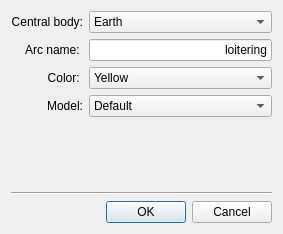
<?xml version="1.0" encoding="UTF-8"?>
<ui version="4.0">
 <class>missionAspectDialog</class>
 <widget class="QDialog" name="missionAspectDialog">
  <property name="geometry">
   <rect>
    <x>0</x>
    <y>0</y>
    <width>283</width>
    <height>234</height>
   </rect>
  </property>
  <property name="minimumSize">
   <size>
    <width>283</width>
    <height>234</height>
   </size>
  </property>
  <property name="maximumSize">
   <size>
    <width>283</width>
    <height>234</height>
   </size>
  </property>
  <property name="windowTitle">
   <string>Arc aspect</string>
  </property>
  <layout class="QGridLayout" name="gridLayout_2">
   <item row="0" column="0">
    <layout class="QGridLayout" name="gridLayout">
     <item row="1" column="0">
      <widget class="QLabel" name="labelArcName">
       <property name="text">
        <string>Arc name: </string>
       </property>
       <property name="alignment">
        <set>Qt::AlignRight|Qt::AlignTrailing|Qt::AlignVCenter</set>
       </property>
      </widget>
     </item>
     <item row="1" column="1">
      <widget class="QLineEdit" name="lineEditArcName">
       <property name="text">
        <string>loitering</string>
       </property>
       <property name="alignment">
        <set>Qt::AlignRight|Qt::AlignTrailing|Qt::AlignVCenter</set>
       </property>
      </widget>
     </item>
     <item row="2" column="0">
      <widget class="QLabel" name="labelColor">
       <property name="text">
        <string>Color: </string>
       </property>
       <property name="alignment">
        <set>Qt::AlignRight|Qt::AlignTrailing|Qt::AlignVCenter</set>
       </property>
      </widget>
     </item>
     <item row="2" column="1">
      <widget class="QComboBox" name="comboBoxColorPicker">
       <item>
        <property name="text">
         <string>Yellow</string>
        </property>
        <property name="icon">
         <iconset resource="../../iconary/sta-icons.qrc">
          <normaloff>:/icons/colorYELLOW.png</normaloff>:/icons/colorYELLOW.png</iconset>
        </property>
       </item>
       <item>
        <property name="text">
         <string>Red</string>
        </property>
        <property name="icon">
         <iconset resource="../../iconary/sta-icons.qrc">
          <normaloff>:/icons/colorRED.png</normaloff>:/icons/colorRED.png</iconset>
        </property>
       </item>
       <item>
        <property name="text">
         <string>Green</string>
        </property>
        <property name="icon">
         <iconset resource="../../iconary/sta-icons.qrc">
          <normaloff>:/icons/colorGREEN.png</normaloff>:/icons/colorGREEN.png</iconset>
        </property>
       </item>
       <item>
        <property name="text">
         <string>Blue</string>
        </property>
        <property name="icon">
         <iconset resource="../../iconary/sta-icons.qrc">
          <normaloff>:/icons/colorBLUE.png</normaloff>:/icons/colorBLUE.png</iconset>
        </property>
       </item>
       <item>
        <property name="text">
         <string>Magenta</string>
        </property>
        <property name="icon">
         <iconset resource="../../iconary/sta-icons.qrc">
          <normaloff>:/icons/colorMAGENTA.png</normaloff>:/icons/colorMAGENTA.png</iconset>
        </property>
       </item>
       <item>
        <property name="text">
         <string>White</string>
        </property>
        <property name="icon">
         <iconset resource="../../iconary/sta-icons.qrc">
          <normaloff>:/icons/colorWHITE.png</normaloff>:/icons/colorWHITE.png</iconset>
        </property>
       </item>
       <item>
        <property name="text">
         <string>Cyan</string>
        </property>
        <property name="icon">
         <iconset resource="../../iconary/sta-icons.qrc">
          <normaloff>:/icons/colorCYAN.png</normaloff>:/icons/colorCYAN.png</iconset>
        </property>
       </item>
       <item>
        <property name="text">
         <string>Gray</string>
        </property>
        <property name="icon">
         <iconset resource="../../iconary/sta-icons.qrc">
          <normaloff>:/icons/colorGRAY.png</normaloff>:/icons/colorGRAY.png</iconset>
        </property>
       </item>
       <item>
        <property name="text">
         <string>Dark Red</string>
        </property>
        <property name="icon">
         <iconset resource="../../iconary/sta-icons.qrc">
          <normaloff>:/icons/colorDARKRED.png</normaloff>:/icons/colorDARKRED.png</iconset>
        </property>
       </item>
       <item>
        <property name="text">
         <string> Dark Yellow</string>
        </property>
        <property name="icon">
         <iconset resource="../../iconary/sta-icons.qrc">
          <normaloff>:/icons/colorDARKYELLOW.png</normaloff>:/icons/colorDARKYELLOW.png</iconset>
        </property>
       </item>
       <item>
        <property name="text">
         <string>Dark Blue</string>
        </property>
        <property name="icon">
         <iconset resource="../../iconary/sta-icons.qrc">
          <normaloff>:/icons/colorDARKBLUE.png</normaloff>:/icons/colorDARKBLUE.png</iconset>
        </property>
       </item>
       <item>
        <property name="text">
         <string>Dark Magenta</string>
        </property>
        <property name="icon">
         <iconset resource="../../iconary/sta-icons.qrc">
          <normaloff>:/icons/colorDARKMAGENTA.png</normaloff>:/icons/colorDARKMAGENTA.png</iconset>
        </property>
       </item>
       <item>
        <property name="text">
         <string>Dark Gray</string>
        </property>
        <property name="icon">
         <iconset resource="../../iconary/sta-icons.qrc">
          <normaloff>:/icons/colorLIGHTGRAY.png</normaloff>:/icons/colorLIGHTGRAY.png</iconset>
        </property>
       </item>
       <item>
        <property name="text">
         <string>Light Gray</string>
        </property>
        <property name="icon">
         <iconset resource="../../iconary/sta-icons.qrc">
          <normaloff>:/icons/colorDARKGRAY.png</normaloff>:/icons/colorDARKGRAY.png</iconset>
        </property>
       </item>
       <item>
        <property name="text">
         <string>Dark Cyan</string>
        </property>
        <property name="icon">
         <iconset resource="../../iconary/sta-icons.qrc">
          <normaloff>:/icons/colorDARKCYAN.png</normaloff>:/icons/colorDARKCYAN.png</iconset>
        </property>
       </item>
       <item>
        <property name="text">
         <string>Black</string>
        </property>
        <property name="icon">
         <iconset resource="../../iconary/sta-icons.qrc">
          <normaloff>:/icons/colorBLACK.png</normaloff>:/icons/colorBLACK.png</iconset>
        </property>
       </item>
      </widget>
     </item>
     <item row="0" column="0">
      <widget class="QLabel" name="labelCentralBody">
       <property name="text">
        <string>Central body:</string>
       </property>
       <property name="alignment">
        <set>Qt::AlignRight|Qt::AlignTrailing|Qt::AlignVCenter</set>
       </property>
      </widget>
     </item>
     <item row="0" column="1">
      <widget class="QComboBox" name="comboBoxCentralBody">
       <property name="enabled">
        <bool>true</bool>
       </property>
       <item>
        <property name="text">
         <string>Earth</string>
        </property>
        <property name="icon">
         <iconset resource="../../iconary/sta-icons.qrc">
          <normaloff>:/icons/ComboEarth.png</normaloff>:/icons/ComboEarth.png</iconset>
        </property>
       </item>
       <item>
        <property name="text">
         <string>Moon</string>
        </property>
        <property name="icon">
         <iconset resource="../../iconary/sta-icons.qrc">
          <normaloff>:/icons/ComboMoon.png</normaloff>:/icons/ComboMoon.png</iconset>
        </property>
       </item>
       <item>
        <property name="text">
         <string>Mercury</string>
        </property>
        <property name="icon">
         <iconset resource="../../iconary/sta-icons.qrc">
          <normaloff>:/icons/ComboMercury.png</normaloff>:/icons/ComboMercury.png</iconset>
        </property>
       </item>
       <item>
        <property name="text">
         <string>Venus</string>
        </property>
        <property name="icon">
         <iconset resource="../../iconary/sta-icons.qrc">
          <normaloff>:/icons/ComboVenus.png</normaloff>:/icons/ComboVenus.png</iconset>
        </property>
       </item>
       <item>
        <property name="text">
         <string>Mars</string>
        </property>
        <property name="icon">
         <iconset resource="../../iconary/sta-icons.qrc">
          <normaloff>:/icons/ComboMars.png</normaloff>:/icons/ComboMars.png</iconset>
        </property>
       </item>
       <item>
        <property name="text">
         <string>Jupiter</string>
        </property>
        <property name="icon">
         <iconset resource="../../iconary/sta-icons.qrc">
          <normaloff>:/icons/ComboJupiter.png</normaloff>:/icons/ComboJupiter.png</iconset>
        </property>
       </item>
       <item>
        <property name="text">
         <string>Saturn</string>
        </property>
        <property name="icon">
         <iconset resource="../../iconary/sta-icons.qrc">
          <normaloff>:/icons/ComboSaturn.png</normaloff>:/icons/ComboSaturn.png</iconset>
        </property>
       </item>
       <item>
        <property name="text">
         <string>Uranus</string>
        </property>
        <property name="icon">
         <iconset resource="../../iconary/sta-icons.qrc">
          <normaloff>:/icons/ComboUranus.png</normaloff>:/icons/ComboUranus.png</iconset>
        </property>
       </item>
       <item>
        <property name="text">
         <string>Neptune</string>
        </property>
        <property name="icon">
         <iconset resource="../../iconary/sta-icons.qrc">
          <normaloff>:/icons/ComboNeptune.png</normaloff>:/icons/ComboNeptune.png</iconset>
        </property>
       </item>
       <item>
        <property name="text">
         <string>Pluto</string>
        </property>
        <property name="icon">
         <iconset resource="../../iconary/sta-icons.qrc">
          <normaloff>:/icons/ComboPluto.png</normaloff>:/icons/ComboPluto.png</iconset>
        </property>
       </item>
       <item>
        <property name="text">
         <string>Sun</string>
        </property>
        <property name="icon">
         <iconset resource="../../iconary/sta-icons.qrc">
          <normaloff>:/icons/ComboSun.png</normaloff>:/icons/ComboSun.png</iconset>
        </property>
       </item>
       <item>
        <property name="text">
         <string>Titan</string>
        </property>
        <property name="icon">
         <iconset resource="../../iconary/sta-icons.qrc">
          <normaloff>:/icons/ComboTitan.png</normaloff>:/icons/ComboTitan.png</iconset>
        </property>
       </item>
       <item>
        <property name="text">
         <string>Europa</string>
        </property>
        <property name="icon">
         <iconset resource="../../iconary/sta-icons.qrc">
          <normaloff>:/icons/ComboEuropa.png</normaloff>:/icons/ComboEuropa.png</iconset>
        </property>
       </item>
       <item>
        <property name="text">
         <string>Triton</string>
        </property>
        <property name="icon">
         <iconset resource="../../iconary/sta-icons.qrc">
          <normaloff>:/icons/ComboTriton.png</normaloff>:/icons/ComboTriton.png</iconset>
        </property>
       </item>
       <item>
        <property name="text">
         <string>Enceladus</string>
        </property>
        <property name="icon">
         <iconset resource="../../iconary/sta-icons.qrc">
          <normaloff>:/icons/ComboEnceladus.png</normaloff>:/icons/ComboEnceladus.png</iconset>
        </property>
       </item>
      </widget>
     </item>
     <item row="3" column="0">
      <widget class="QLabel" name="labelModel">
       <property name="text">
        <string>Model:</string>
       </property>
       <property name="alignment">
        <set>Qt::AlignRight|Qt::AlignTrailing|Qt::AlignVCenter</set>
       </property>
      </widget>
     </item>
     <item row="3" column="1">
      <widget class="QComboBox" name="comboBoxModel">
       <item>
        <property name="text">
         <string>Default</string>
        </property>
       </item>
       <item>
        <property name="text">
         <string>XMM</string>
        </property>
       </item>
       <item>
        <property name="text">
         <string>ISS</string>
        </property>
       </item>
      </widget>
     </item>
    </layout>
   </item>
   <item row="3" column="0">
    <widget class="QDialogButtonBox" name="buttonBoxMissionAspect">
     <property name="orientation">
      <enum>Qt::Horizontal</enum>
     </property>
     <property name="standardButtons">
      <set>QDialogButtonBox::Cancel|QDialogButtonBox::Ok</set>
     </property>
    </widget>
   </item>
   <item row="1" column="0">
    <spacer name="verticalSpacer">
     <property name="orientation">
      <enum>Qt::Vertical</enum>
     </property>
     <property name="sizeHint" stdset="0">
      <size>
       <width>20</width>
       <height>40</height>
      </size>
     </property>
    </spacer>
   </item>
   <item row="2" column="0">
    <widget class="Line" name="line">
     <property name="orientation">
      <enum>Qt::Horizontal</enum>
     </property>
    </widget>
   </item>
  </layout>
 </widget>
 <resources>
  <include location="../../iconary/sta-icons.qrc"/>
  <include location="../../iconary/sta-icons.qrc"/>
 </resources>
 <connections>
  <connection>
   <sender>buttonBoxMissionAspect</sender>
   <signal>accepted()</signal>
   <receiver>missionAspectDialog</receiver>
   <slot>accept()</slot>
   <hints>
    <hint type="sourcelabel">
     <x>248</x>
     <y>254</y>
    </hint>
    <hint type="destinationlabel">
     <x>157</x>
     <y>274</y>
    </hint>
   </hints>
  </connection>
  <connection>
   <sender>buttonBoxMissionAspect</sender>
   <signal>rejected()</signal>
   <receiver>missionAspectDialog</receiver>
   <slot>reject()</slot>
   <hints>
    <hint type="sourcelabel">
     <x>316</x>
     <y>260</y>
    </hint>
    <hint type="destinationlabel">
     <x>286</x>
     <y>274</y>
    </hint>
   </hints>
  </connection>
 </connections>
</ui>
